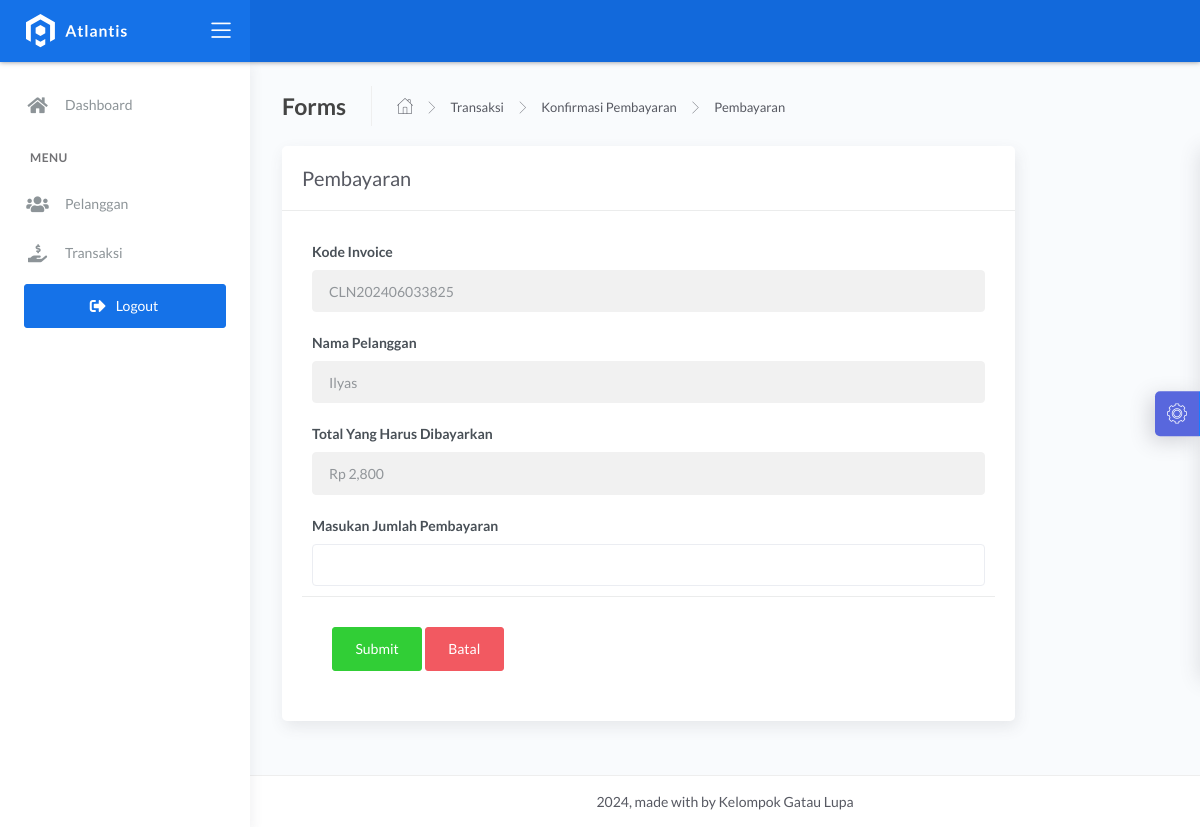
The page /pages/kasir/bayar.php?id=83 on the database its author committed.
### tables this page shows
CREATE TABLE `transaksi` (
  `id_transaksi` int NOT NULL,
  `outlet_id` int DEFAULT NULL,
  `kode_invoice` varchar(228) DEFAULT NULL,
  `id_pelanggan` int DEFAULT NULL,
  `tgl` datetime DEFAULT NULL,
  `batas_waktu` datetime DEFAULT NULL,
  `tgl_pembayaran` datetime DEFAULT NULL,
  `biaya_tambahan` int DEFAULT NULL,
  `diskon` double DEFAULT NULL,
  `pajak` int DEFAULT NULL,
  `keterangan` text,
  `status` enum('baru','proses','selesai','diambil') DEFAULT NULL,
  `status_bayar` enum('dibayar','belum') DEFAULT NULL,
  `id_user` int DEFAULT NULL
);

CREATE TABLE `pelanggan` (
  `id_pelanggan` int NOT NULL,
  `nama_pelanggan` varchar(228) NOT NULL,
  `alamat_pelanggan` text NOT NULL,
  `jenis_kelamin` enum('L','P') NOT NULL,
  `telp_pelanggan` varchar(15) NOT NULL,
  `no_ktp` varchar(30) NOT NULL
);

CREATE TABLE `detail_transaksi` (
  `id_detail` int NOT NULL,
  `id_transaksi` int NOT NULL,
  `id_paket` int NOT NULL,
  `qty` double NOT NULL,
  `total_harga` double NOT NULL,
  `keterangan` text NOT NULL,
  `total_bayar` int NOT NULL DEFAULT '0'
);

### database/transaksi.php (called while the page is built, shortened)
<?php
class Transaksi {
    private $conn;
    public function __construct($conn) {
        $this->conn = $conn;
    }
    public function getTransaksiById($id) {
        $query = "SELECT transaksi.*, pelanggan.nama_pelanggan, detail_transaksi.total_harga, detail_transaksi.total_bayar
                  FROM transaksi
                  INNER JOIN pelanggan ON pelanggan.id_pelanggan = transaksi.id_pelanggan
                  INNER JOIN detail_transaksi ON detail_transaksi.id_transaksi = transaksi.id_transaksi
                  WHERE transaksi.id_transaksi = $id";
        $result = mysqli_query($this->conn, $query);
        return mysqli_fetch_assoc($result);
    }
}
?>

### pages/kasir/bayar.php (the view, shortened to what this page needs)
<?php
require '../../database/koneksi.php';
require '../../database/transaksi.php';
$title = 'Pembayaran';
$pembayaran = new Transaksi($conn);
$id_transaksi = $_GET['id'];
$data = $pembayaran->getTransaksiById($id_transaksi);
require 'header.php';
?>
<div class="content">
    <div class="page-inner">
        <div class="page-header">
            <h4 class="page-title">Forms</h4>
            <ul class="breadcrumbs">
                <li class="nav-home">
                    <a href="dashboard.php">
                        <i class="flaticon-home"></i>
                    </a>
                </li>
                <li class="separator">
                    <i class="flaticon-right-arrow"></i>
                </li>
                <li class="nav-item">
                    <a href="transaksi.php">Transaksi</a>
                </li>
                <li class="separator">
                    <i class="flaticon-right-arrow"></i>
                </li>
                <li class="nav-item">
                    <a href="konfirmasi.php">Konfirmasi Pembayaran</a>
                </li>
                <li class="separator">
                    <i class="flaticon-right-arrow"></i>
                </li>
                <li class="nav-item">
                    <a href="#"><?= $title; ?></a>
                </li>
            </ul>
        </div>
        <div class="row">
            <div class="col-md-10">
                <div class="card">
                    <div class="card-header">
                        <div class="card-title"><?= $title; ?></div>
                    </div>
                    <form name="bayarform" form action="../../process/kasir/bayar_proses.php?id=<?= $data['id_transaksi']; ?>" method="POST" onsubmit="return validateForm()">
                        <div class="card-body">
                            <div class="form-group">
                                <label for="largeInput">Kode Invoice</label>
                                <input type="text" name="kode_invoice" class="form-control form-control" id="defaultInput" value="<?= $data['kode_invoice']; ?>" readonly>
                            </div>
                            <div class="form-group">
                                <label for="largeInput">Nama Pelanggan</label>
                                <input type="text" name="nama_pelanggan" class="form-control form-control" id="defaultInput" value="<?= $data['nama_pelanggan']; ?>" readonly>
                            </div>
                            <div class="form-group">
                                <label for="largeInput">Total Yang Harus Dibayarkan</label>
                                <input type="text" name="total_harga" class="form-control form-control" id="defaultInput" value="<?= 'Rp ' . number_format($data['total_harga']); ?>" readonly>
                            </div>
                            <div class="form-group">
                            <label for="largeInput">Masukan Jumlah Pembayaran</label>
                            <input type="number" name="total_bayar" id="total_bayar" class="form-control form-control" id="defaultInput" value="">
                            </div>
                            <div class="card-action">
                                <button type="submit" name="btn-simpan" class="btn btn-success">Submit</button>
                                <a href="javascript:void(0)" onclick="window.history.back();" class="btn btn-danger">Batal</a>
                            </div>
                    </form>
                </div>
            </div>
        </div>
    </div>
</div>
<?php require '../../template/footer.php'; ?>

### rows shown on the page
transaksi: kode_invoice "CLN202406033825", nama_pelanggan "Ilyas", total_harga "Rp 2,800"

### other values the page prints
$title "Pembayaran"
